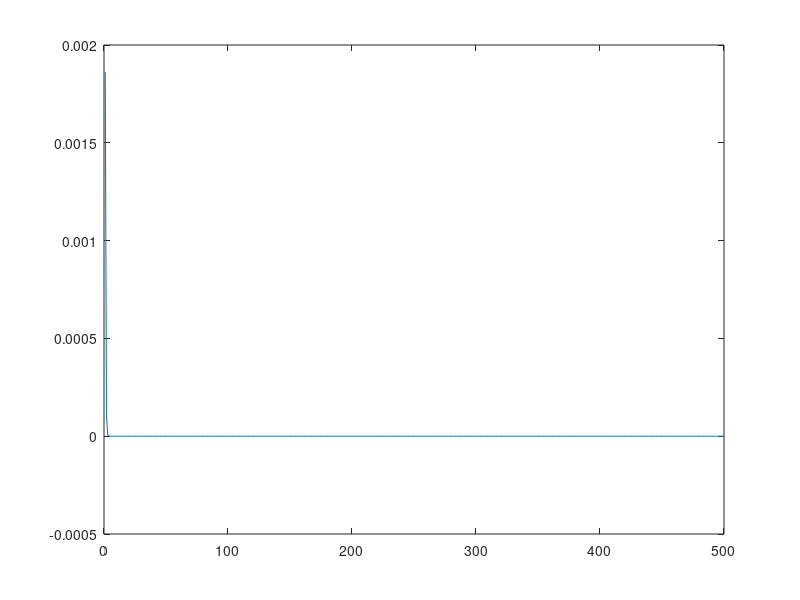
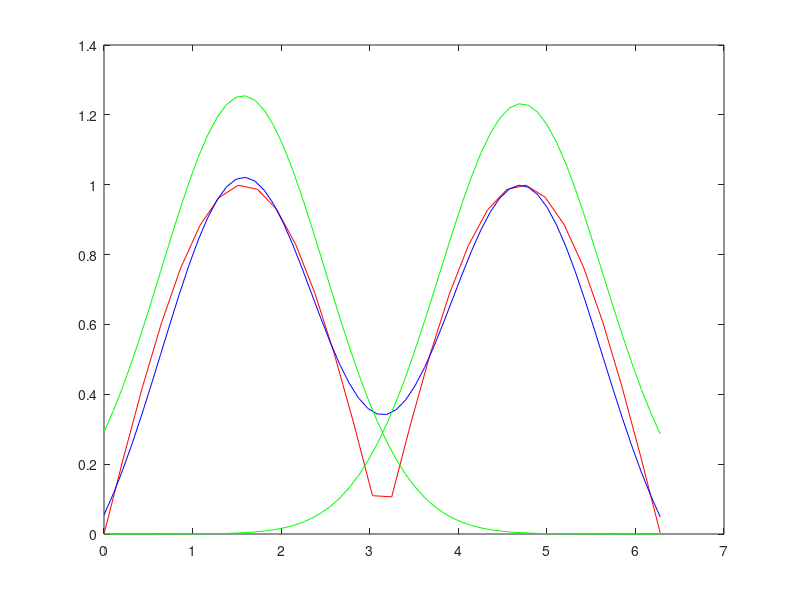

The MATLAB source for these figures, in order:
% Nenaudodami MATLAB specializuotu funkciju (newrb, train ir pan.) 
% sukurkite spindulio tipo baziniu funkciju tinkla, kurio mokymui 
% parasykite funkciju patys. Neuronu tinklas galetu, pavyzdziui, 
% interpoliuoti nesudetinga dvimate funkcija.


%% MLP

%      w1_1 -- [ y1_1 ] -- w2_1
%    /                           \
%  X - w1_2 -- [ y1_2 ] -- w2_2 -- [ y2 ] Y
%    \                           /
%      w1_3 -- [ y1_3 ] -- w2_3
%


close all;
clear;
clc;

%% Model

to = 2 * 3.14;

number_of_values = 30;
X = linspace(0,to,number_of_values);
Y = abs(sin(X));


%% Initialization

mu = 0.1;
number_of_centers = 2;
sample_per = to / (number_of_centers + 1);
r = 1.3;

%w_1 = rand; % 1.2549
w_1 = 1.2549;
c_1 = max(X)/4;
r_1 = r;

%w_2 = rand; % 1.2321
w_2 = 1.2321;
c_2 = max(X)/4*3;
r_2 = r;

w_0 = -0.2372; % -0.2372
%w_0 = rand;


%% Training
% figure;
% grid on;
% plot(X, Y);
% hold on;

Err = [];
Err_1 = [];
Err_2 = [];
Err_sum = 1;
%while Err_sum ~= 0
for k=1:500
    Y2 = [];
    for j=1:size(X, 2)
        % y = 
        y_1 = w_1 * exp(-abs(X(j) - c_1)^2/r_1^2);
        y_2 = w_2 * exp(-abs(X(j) - c_2)^2/r_2^2);
        Y2 = [Y2 sum(y_1 + y_2) + w_0];
    end
   
    Err_sum = sum(Y2 - Y);
    
    w_1 = w_1 + mu * Err_sum;
    w_2 = w_2 + mu * Err_sum;
    
    w_0 = w_0 - mu * Err_sum;
    
    Err = [Err, Err_sum];
   
end

figure('Name', 'error');
plot(Err);


%% Result

figure('Name', 'Result');
grid on;
plot(X, Y, 'r');
hold on;

Y2 = [];
Y2_1 = [];
Y2_2 = [];

X2 = linspace(0,to,number_of_values*2);

for j=1:size(X2, 2)
    y_1 = w_1 * exp(-abs(X2(j) - c_1)^2/r_1^2);
    y_2 = w_2 * exp(-abs(X2(j) - c_2)^2/r_2^2);
    Y2_1 = [Y2_1 y_1];
    Y2_2 = [Y2_2 y_2];
    Y2 = [Y2 sum(y_1 + y_2) + w_0];
end

plot(X2, Y2, 'b');
plot(X2, Y2_1, 'g');
plot(X2, Y2_2, 'g');


hold off;